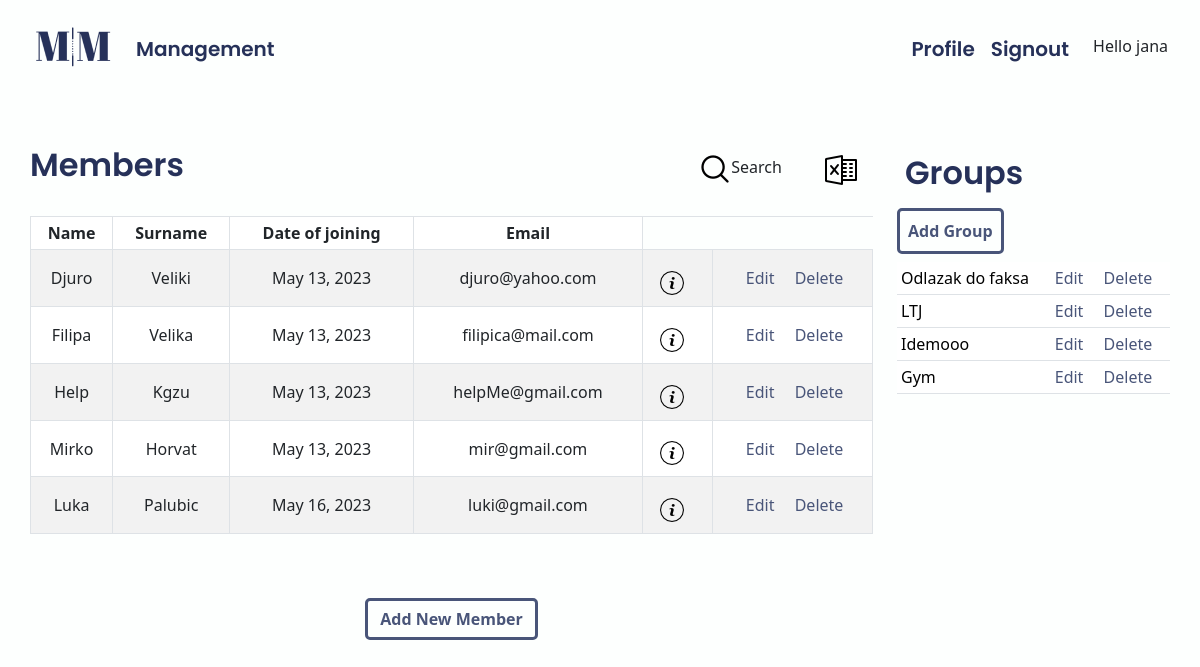
Before: /app/management/ (signed in) with the older database file.
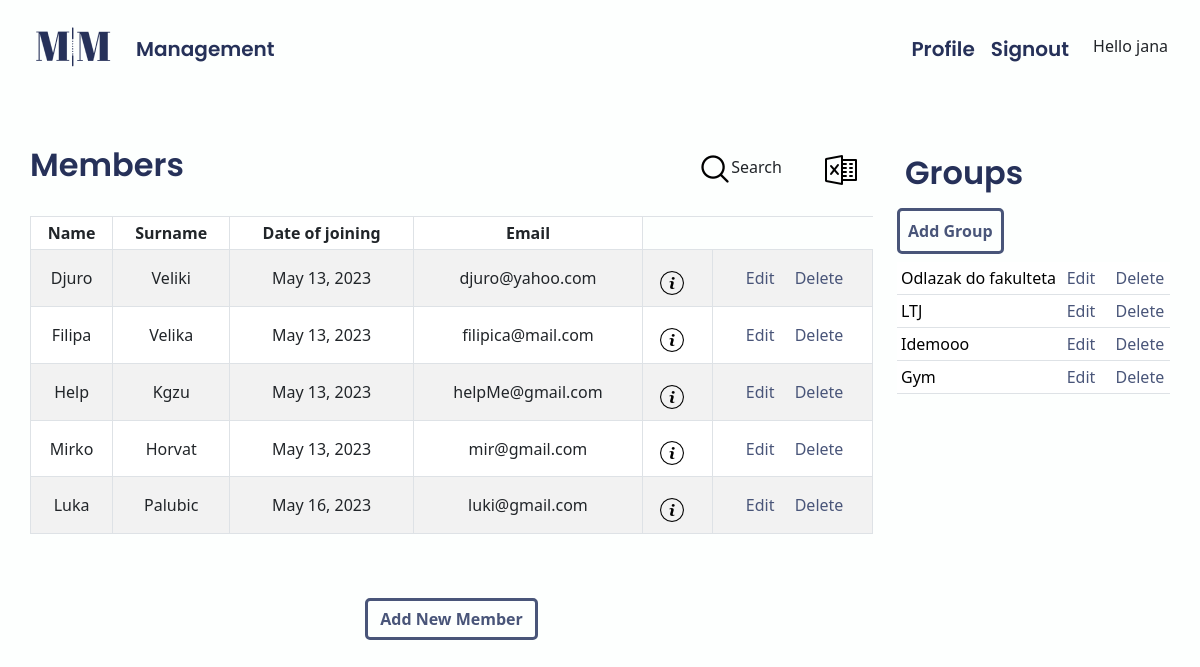
After: the same page with the newer database file.
### app/models.py (models this page shows, shortened)
class Group(models.Model):
    owner = models.ForeignKey(User, on_delete=models.CASCADE)
    name = models.CharField(max_length=50)
    price = models.DecimalField(max_digits=8, decimal_places=2)
    description = models.TextField(max_length=300, default=None)
    paid = models.BooleanField(default=False)
    @classmethod
    def get_all_groups(self):
        return Group.objects.all()

### app/views.py (the view, shortened to what this page needs)
# urls.py: path("management/", views.management, name="management"),
@login_required()
def management(request):
    user = request.user
    members = Member.get_all_members()
    groups = Group.get_all_groups
    members_in_group = MembersInGroup.get_all_members_in_group()
    form = SearchForm(request.GET)
    if form.is_valid():
        search_query = form.cleaned_data.get("search_query")
        filter_choice = form.cleaned_data.get("filter_choice")
        sort_choice = form.cleaned_data.get("sort_choice")
        if sort_choice:
            if sort_choice == "asc":
                members = members.order_by(filter_choice)
            elif sort_choice == "desc":
                members = members.order_by("-" + filter_choice)
    context = {
        "user": user,
        "members": members,
        "groups": groups,
        "members_in_group": members_in_group,
        "form": form,
    }
    return render(request, "app/management.html", context)

### app/models.py (called while the page is built)
    @classmethod
    def get_all_members(self):
        return Member.objects.all()

    @classmethod
    def get_all_members_in_group(self):
        return MembersInGroup.objects.all()

### app/templates/app/management.html (shortened to what this page needs)
{% extends 'app/base.html' %}
{% block content %}
{% load static %}
    <div class="row">
        <div class="col-12 col-md-9 mb-5 ps-0">
            <div class="row">
                <h2 class="col-md-9">Members</h2>
                <button type="button" class="btn col-2"  data-bs-toggle="modal" data-bs-target="#searchModal{{member.id}}">
                  <img class="search-icon " src="{% static 'app/images/search.png' %}" alt="Search"></a>Search
                </button>
                <span class="col-1"><a class="excel-icon" href="{% url 'app:export_excel' %}"><img class="excel mt-2" src="{% static 'app/images/excel.png' %}" alt="Excel"></a></span>
            </div>
            <table class="table table-striped table-bordered table-sm mt-4">
              <thead class="thead-dark">
              <tr class="text-center">
                  <th>Name</th>
                  <th>Surname</th>
                  <th>Date of joining</th>
                  <th>Email</th>
              </tr>
              </thead>
              <tbody>
          {% for member in members %}
              <tr>
                  <td class="pt-3 text-center">{{ member.name }}</td>
                  <td class="pt-3 text-center">{{ member.surname }}</td>
                  <td class="pt-3 text-center">{{ member.date_joined }}</td>
                  <td class="pt-3 text-center">{{ member.email }}</td>
                  <td class="col-1">
                    <button type="button" class="btn" href="{% url 'app:view_member' member.id %}" data-bs-toggle="modal" data-bs-target="#myModal{{member.id}}">
                        <div class="mt-2 center"><img class="info-icon" src="{% static 'app/images/info.png' %}" alt="Info"></img></div>
                    </button>
                  </td>
                  <td class="pt-3 text-center">
                      <a href="{% url 'app:edit_member' member.id %}"><span class="glyphicon glyphicon-pencil ms-1" >Edit</span></a>
                      <a href="{% url 'app:delete_member' member.id %}" class="ms-3">Delete</a>
                  </td>
              </tr>
          {% endfor %}
              </tbody>
          </table>
          <br>
          <br>
          <center><a href="{% url 'app:add_member' %}" type="submit" class="btn add-btn"><b>Add New Member</b></a></center>
        </div>
        <div class="col-12 col-md-3 pe-0">
            <div class=mb-2>
                <h2 class="d-inline-flex p-2 me-5">Groups</h2>
                <a href="{% url 'app:add_group' %}"  type="submit" class="btn add-btn d-inline-flex p-2"><b>Add Group</b></a>
            </div>
            <table class="table table-sm">
              <tbody>
                {% for group in groups %}
                    <tr>
                        <td><a href="{% url 'app:group_details' group.id %}" class=" link-body-emphasis link-dark">{{ group.name }}</a></td>
                        <td>
                            <a href="{% url 'app:edit_group' group.id %}"><span class="glyphicon glyphicon-pencil" >Edit</span></a>
                            <a href="{% url 'app:delete_group' group.id %}" class="ms-3">Delete</a>
                        </td>
                    </tr>
                {% endfor %}
              </tbody>
          </table>
        </div>
    </div>
{% endblock content %}

Changed rows visible on the page:
changed Group: name "Odlazak do faksa" → "Odlazak do fakulteta"
